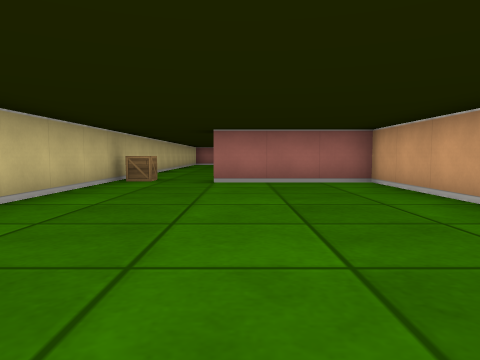
view 1 (above)

24 first-person views from a walk through a cub3D maze. The camera is about half as high as the walls, tilts 4° down and sees 70° across. The floor is counted in squares. Each view is taken from the middle of a square. On the plan, view 1 faces up. The plan holds only what a view shows up to about 9 squares ahead; the rest is blank.

view 2
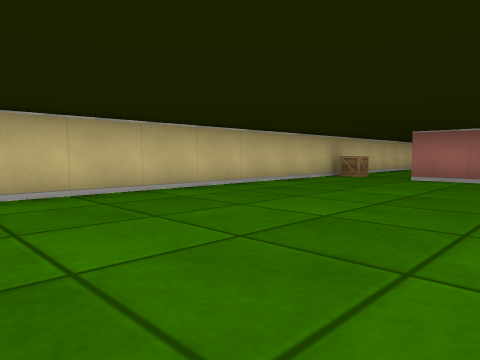

view 3
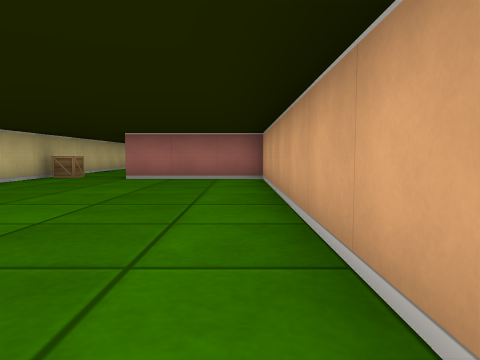

view 4
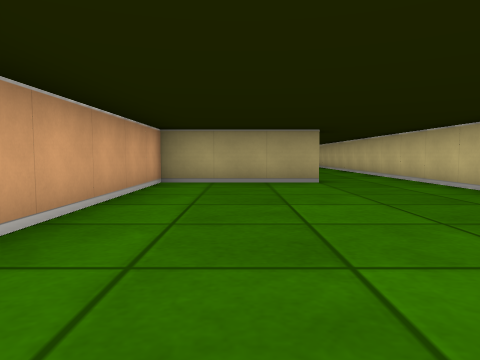

view 5
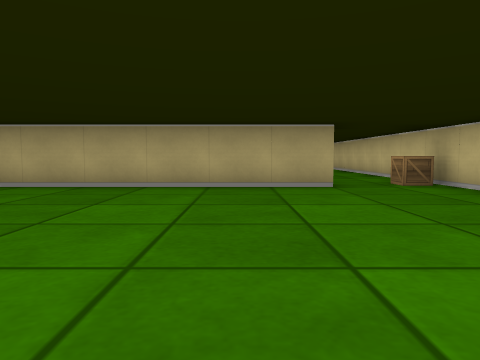

view 6
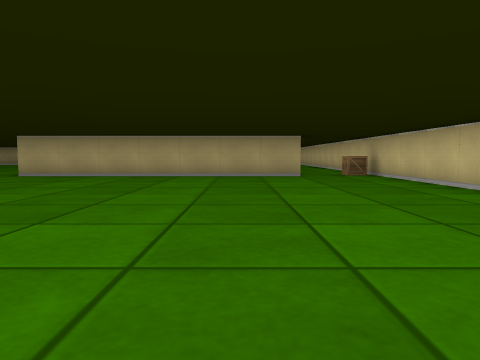

view 7
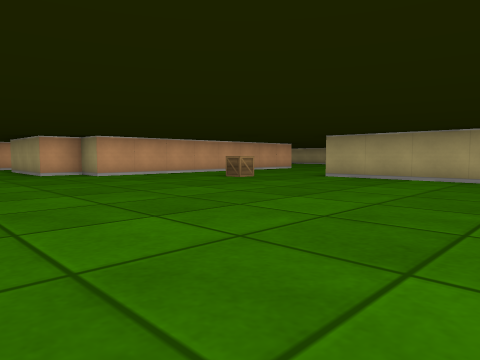

view 8
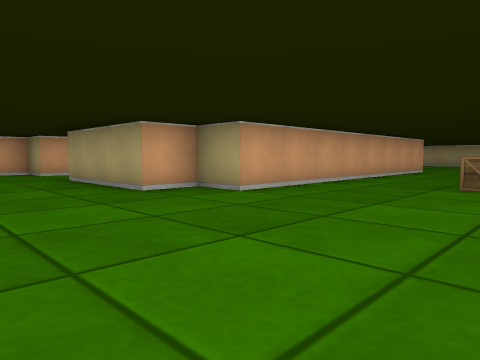

view 9
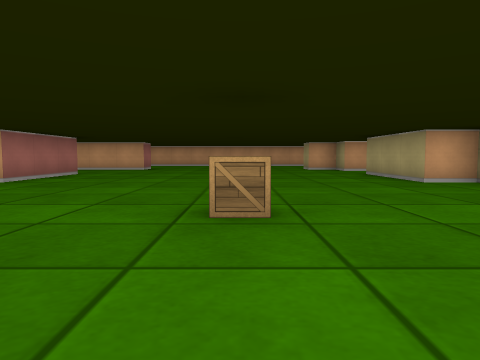

view 10
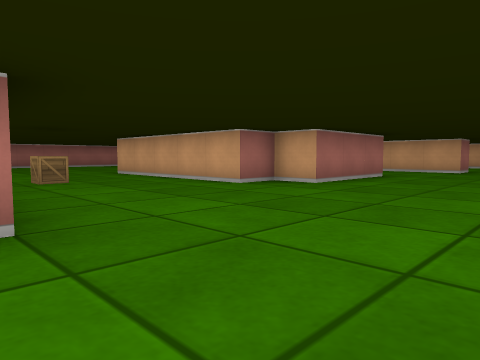

view 11
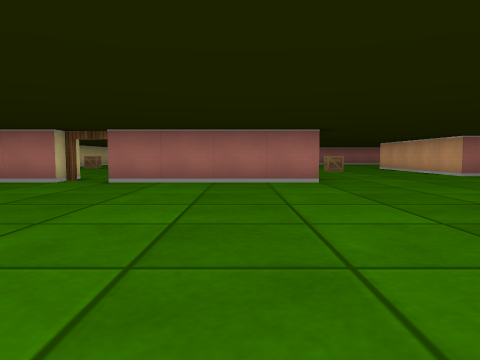

view 12
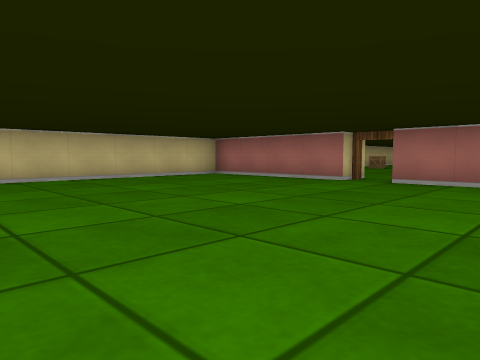

view 13
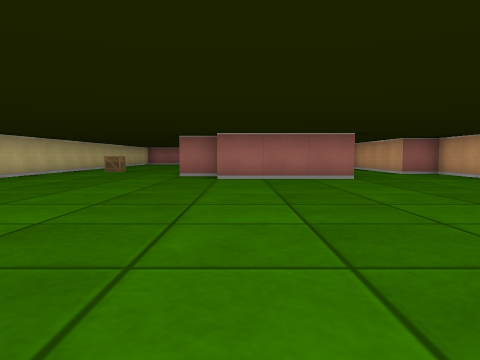

view 14
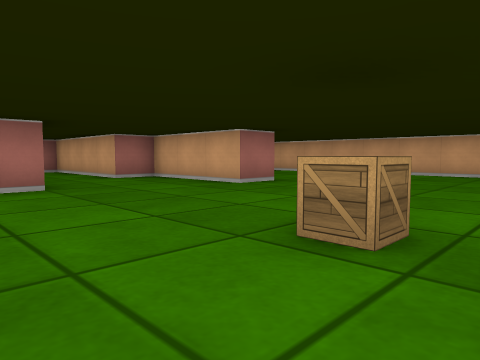

view 15
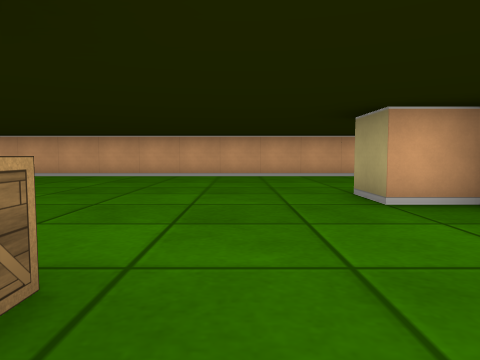

view 16
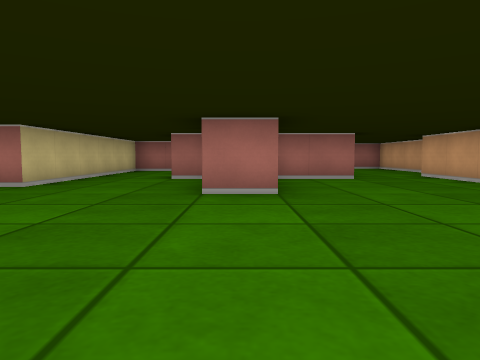

view 17
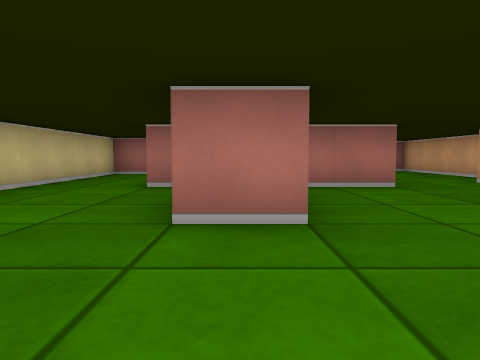

view 18
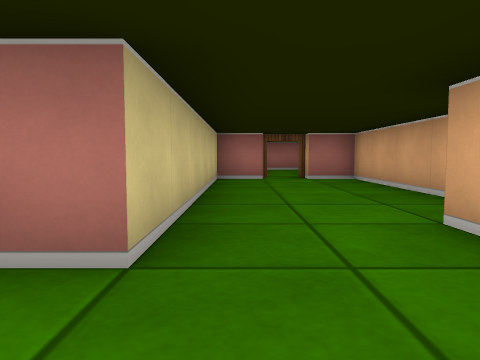

view 19
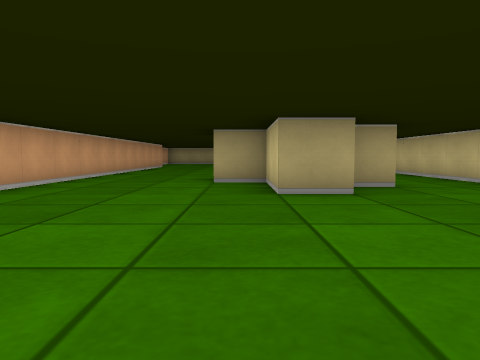

view 20
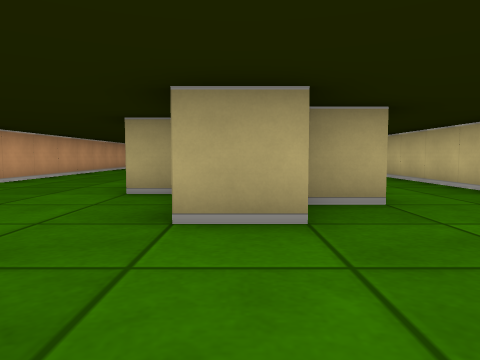

view 21
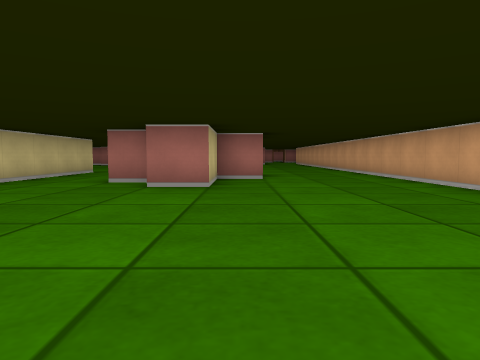

view 22
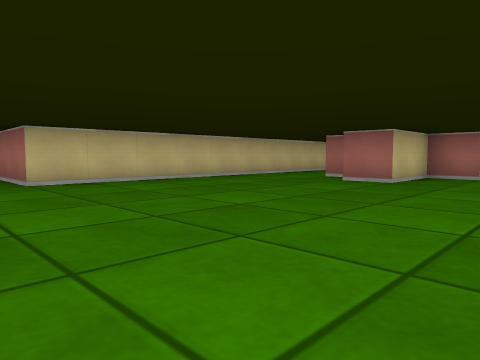

view 23
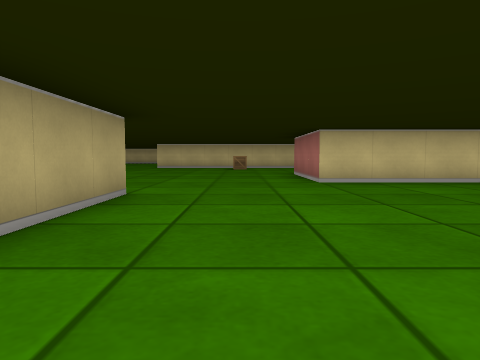

view 24
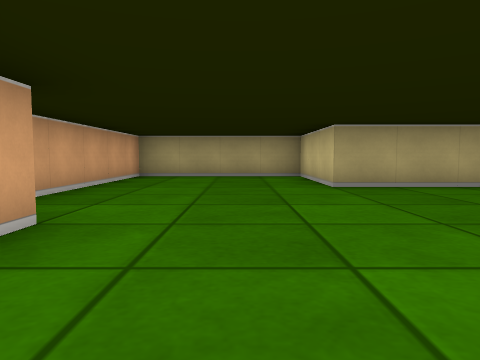

### Floor plan
Points are (right, up) in squares from view 1. A wall is a line through its corners. A room is listed if a view was taken in it or the views show most of it. See-through windows are left out.
Room 1 (views 1, 2, 3, 4)
walls: (-2.5, 6.4) (-2.5, -1.5); (-0.6, -1.5) (2.5, -1.5) (2.5, 6.5) (-0.5, 6.5)
ways out: opening at (-1.5, 7) to room 2; opening at (-1.5, -2)
Room 2 (views 5, 6, 7, 8, 9, 10, 11, 12, 13, 14, 15, 16, 17, 18, 19, 20, 21, 22, 23, 24)
walls: (14.5, 11.6) (14.5, 2.5) (11.9, 2.5); (16.5, 11.8) (16.5, 12.5) (17.5, 12.5) (17.5, 13.5) (18.5, 13.5) (18.5, 11.5) (19.5, 11.5); (17.2, 8.5) (16.5, 8.5); (6.6, 19.5) (2.5, 19.5); (10.5, 5.6) (10.5, 11.5) (11.5, 11.5) (11.5, 12.5) (14.5, 12.5); (18.6, 19.5) (17.5, 19.5) (17.5, 22.5) (16.5, 22.5) (16.5, 24.2); (19.5, 9.5) (18.5, 9.5) (18.5, 7.5) (17.5, 7.5); (6.5, 22.1) (6.5, 20.8); (1.5, 19.5) (-1.4, 19.5); (14.5, 26) (14.5, 20.5) (11.5, 20.5) (11.5, 21.5) (10.5, 21.5) (10.5, 25.2); (22.5, 6.9) (22.5, 23.5); (-0.6, 7.5) (6.5, 7.5); (-2.5, 11.1) (-2.5, 6.4); (-2.5, 18.4) (-2.5, 14.2); (16.5, -0.5) (19.5, -0.5) (19.5, -3.5) (23.5, -3.5) (23.5, 0.9); (22.5, 2.5) (22.5, 3); (23.5, 24.9) (23.5, 28.5) (22.5, 28.5); (21.5, 28.5) (20.5, 28.5) (20.5, 22.5) (18.8, 22.5)
ways out: opening at (-1.5, 7) to room 1; open door at (2, 20); open door at (22, 29)
objects: crate (-2, 7); crate (8, 9); crate (8, 16); crate (8, 24); crate (15, 16)

Where each view was taken, in squares from view 1:
view 1: 0 up, 0 right, facing up
view 2: 1 down, 2 right, facing up-left
view 3: 1 down, 2 right, facing up
view 4: 5 up, 1 right, facing down
view 5: 13 up, 1 right, facing down
view 6: 16 up, 1 right, facing down
view 7: 15 up, 2 right, facing down-right
view 8: 15 up, 7 right, facing down-right
view 9: 16 up, 5 right, facing right
view 10: 17 up, 6 right, facing up-right
view 11: 13 up, 5 right, facing up
view 12: 13 up, 5 right, facing up-left
view 13: 13 up, 12 right, facing up
view 14: 15 up, 13 right, facing up-right
view 15: 15 up, 14 right, facing right
view 16: 15 up, 18 right, facing up
view 17: 17 up, 18 right, facing up
view 18: 21 up, 21 right, facing up
view 19: 18 up, 19 right, facing down
view 20: 16 up, 18 right, facing down
view 21: 2 up, 19 right, facing up
view 22: 1 up, 21 right, facing up-left
view 23: 1 up, 21 right, facing left
view 24: 5 up, 21 right, facing down
